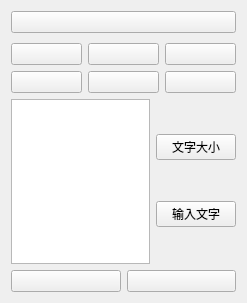
<?xml version="1.0" encoding="UTF-8"?>
<ui version="4.0">
 <class>Widget</class>
 <widget class="QWidget" name="Widget">
  <property name="geometry">
   <rect>
    <x>0</x>
    <y>0</y>
    <width>247</width>
    <height>303</height>
   </rect>
  </property>
  <property name="windowTitle">
   <string>Widget</string>
  </property>
  <property name="windowIcon">
   <iconset resource="image.qrc">
    <normaloff>:/new/prefix1/image/blackboard.png</normaloff>:/new/prefix1/image/blackboard.png</iconset>
  </property>
  <layout class="QVBoxLayout" name="verticalLayout_6">
   <item>
    <layout class="QVBoxLayout" name="verticalLayout_4">
     <property name="spacing">
      <number>10</number>
     </property>
     <item>
      <widget class="QPushButton" name="controlButton">
       <property name="toolTip">
        <string>&lt;html&gt;&lt;head/&gt;&lt;body&gt;&lt;p&gt;教鞭&lt;/p&gt;&lt;/body&gt;&lt;/html&gt;</string>
       </property>
       <property name="text">
        <string/>
       </property>
       <property name="icon">
        <iconset resource="image.qrc">
         <normaloff>:/new/prefix1/image/logo.png</normaloff>:/new/prefix1/image/logo.png</iconset>
       </property>
       <property name="iconSize">
        <size>
         <width>25</width>
         <height>25</height>
        </size>
       </property>
      </widget>
     </item>
     <item>
      <layout class="QHBoxLayout" name="horizontalLayout">
       <item>
        <layout class="QVBoxLayout" name="verticalLayout">
         <item>
          <widget class="QPushButton" name="lineButton">
           <property name="toolTip">
            <string>&lt;html&gt;&lt;head/&gt;&lt;body&gt;&lt;p&gt;直线&lt;/p&gt;&lt;/body&gt;&lt;/html&gt;</string>
           </property>
           <property name="text">
            <string/>
           </property>
           <property name="icon">
            <iconset resource="image.qrc">
             <normaloff>:/new/prefix1/image/line.png</normaloff>:/new/prefix1/image/line.png</iconset>
           </property>
          </widget>
         </item>
         <item>
          <widget class="QPushButton" name="rectButton">
           <property name="toolTip">
            <string>&lt;html&gt;&lt;head/&gt;&lt;body&gt;&lt;p&gt;矩形&lt;/p&gt;&lt;/body&gt;&lt;/html&gt;</string>
           </property>
           <property name="text">
            <string/>
           </property>
           <property name="icon">
            <iconset resource="image.qrc">
             <normaloff>:/new/prefix1/image/crop_square.png</normaloff>:/new/prefix1/image/crop_square.png</iconset>
           </property>
          </widget>
         </item>
        </layout>
       </item>
       <item>
        <layout class="QVBoxLayout" name="verticalLayout_2">
         <item>
          <widget class="QPushButton" name="penButton">
           <property name="toolTip">
            <string>&lt;html&gt;&lt;head/&gt;&lt;body&gt;&lt;p&gt;铅笔&lt;/p&gt;&lt;/body&gt;&lt;/html&gt;</string>
           </property>
           <property name="text">
            <string/>
           </property>
           <property name="icon">
            <iconset resource="image.qrc">
             <normaloff>:/new/prefix1/image/pencil.png</normaloff>:/new/prefix1/image/pencil.png</iconset>
           </property>
          </widget>
         </item>
         <item>
          <widget class="QPushButton" name="circularButton">
           <property name="toolTip">
            <string>&lt;html&gt;&lt;head/&gt;&lt;body&gt;&lt;p&gt;圆形&lt;/p&gt;&lt;/body&gt;&lt;/html&gt;</string>
           </property>
           <property name="text">
            <string/>
           </property>
           <property name="icon">
            <iconset resource="image.qrc">
             <normaloff>:/new/prefix1/image/round.png</normaloff>:/new/prefix1/image/round.png</iconset>
           </property>
          </widget>
         </item>
        </layout>
       </item>
       <item>
        <layout class="QVBoxLayout" name="verticalLayout_3">
         <item>
          <widget class="QPushButton" name="colorButton">
           <property name="toolTip">
            <string>&lt;html&gt;&lt;head/&gt;&lt;body&gt;&lt;p&gt;颜色&lt;/p&gt;&lt;/body&gt;&lt;/html&gt;</string>
           </property>
           <property name="text">
            <string/>
           </property>
          </widget>
         </item>
         <item>
          <widget class="QPushButton" name="sizeButton">
           <property name="toolTip">
            <string>&lt;html&gt;&lt;head/&gt;&lt;body&gt;&lt;p&gt;笔迹尺寸&lt;/p&gt;&lt;/body&gt;&lt;/html&gt;</string>
           </property>
           <property name="text">
            <string/>
           </property>
           <property name="icon">
            <iconset resource="image.qrc">
             <normaloff>:/new/prefix1/image/size.png</normaloff>:/new/prefix1/image/size.png</iconset>
           </property>
          </widget>
         </item>
        </layout>
       </item>
      </layout>
     </item>
    </layout>
   </item>
   <item>
    <layout class="QHBoxLayout" name="horizontalLayout_4">
     <item>
      <widget class="QTextEdit" name="textEdit"/>
     </item>
     <item>
      <layout class="QVBoxLayout" name="verticalLayout_5">
       <item>
        <widget class="QPushButton" name="sizeWordButton">
         <property name="text">
          <string>文字大小</string>
         </property>
        </widget>
       </item>
       <item>
        <widget class="QPushButton" name="wordButton">
         <property name="text">
          <string>输入文字</string>
         </property>
        </widget>
       </item>
      </layout>
     </item>
    </layout>
   </item>
   <item>
    <layout class="QHBoxLayout" name="horizontalLayout_2">
     <item>
      <widget class="QPushButton" name="backButton">
       <property name="toolTip">
        <string>&lt;html&gt;&lt;head/&gt;&lt;body&gt;&lt;p&gt;撤销最后一步&lt;/p&gt;&lt;/body&gt;&lt;/html&gt;</string>
       </property>
       <property name="text">
        <string/>
       </property>
       <property name="icon">
        <iconset resource="image.qrc">
         <normaloff>:/new/prefix1/image/back.png</normaloff>:/new/prefix1/image/back.png</iconset>
       </property>
       <property name="iconSize">
        <size>
         <width>25</width>
         <height>25</height>
        </size>
       </property>
      </widget>
     </item>
     <item>
      <widget class="QPushButton" name="redoButton">
       <property name="text">
        <string/>
       </property>
       <property name="icon">
        <iconset resource="image.qrc">
         <normaloff>:/new/prefix1/image/turn_right.png</normaloff>:/new/prefix1/image/turn_right.png</iconset>
       </property>
       <property name="iconSize">
        <size>
         <width>25</width>
         <height>25</height>
        </size>
       </property>
      </widget>
     </item>
    </layout>
   </item>
  </layout>
 </widget>
 <layoutdefault spacing="6" margin="11"/>
 <resources>
  <include location="image.qrc"/>
 </resources>
 <connections/>
</ui>
